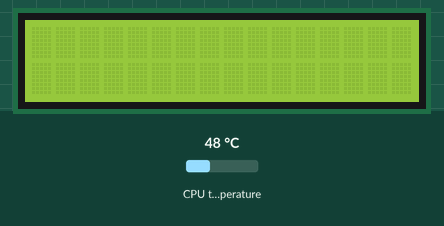
The program below on a simulated Raspberry Pi (BCM pin numbers). On the bench: 16×2 character LCD. The test bench sets the inputs (shaded band); at power-on: CPU temperature 48 °C. System figures (address, load, memory, disk, uptime) are fixed made-up values; library files of the repository ran but are not shown: I2C_LCD_driver.py; what the program prints to the terminal is not drawn.

Above: at 1.4 s.
1.5 s: CPU temperature set to 31 °C
At 2.8 s:
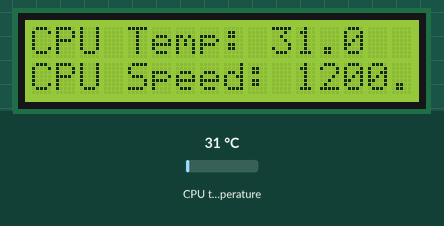
3.1 s: CPU temperature set to 44 °C
At 4.1 s:
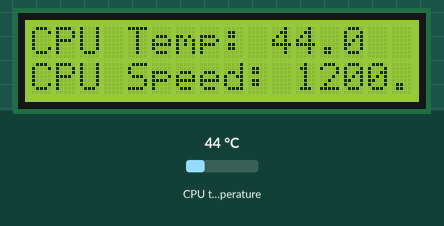
4.6 s: CPU temperature set to 58 °C
At 5.3 s:
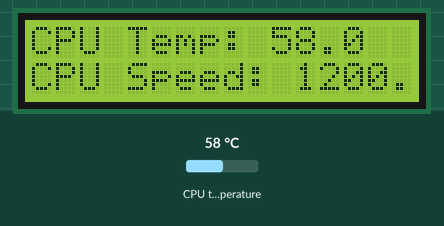
Timing chart, 0 to 7.6 s (numbered marks = the images above; inputs shaded):
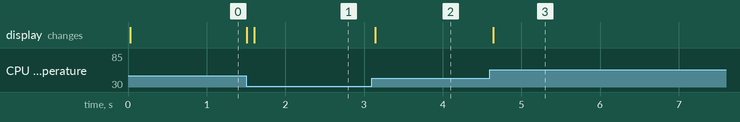

The program:

cpu_status.py
```python
#!/usr/bin/python
# Original code found at:
# https://gist.github.com/DenisFromHR/cc863375a6e19dce359d
# edited by zzeromin
# requires I2C_LCD_driver.py

import I2C_LCD_driver
import os
from time import *

def get_cpu_temp():
        tempFile = open("/sys/class/thermal/thermal_zone0/temp")
        cpu_temp = tempFile.read()
        tempFile.close()
        return float(cpu_temp)/1000

def get_cpu_speed():
        tempFile = open("/sys/devices/system/cpu/cpu0/cpufreq/scaling_cur_freq")
        cpu_speed = tempFile.read()
        tempFile.close()
        return float(cpu_speed)/1000

mylcd = I2C_LCD_driver.lcd()

mylcd.lcd_clear()

old_Temp = new_Temp = get_cpu_temp()
old_Speed = new_Speed = get_cpu_speed()

while 1:
   new_Temp = get_cpu_temp()
   new_Speed = get_cpu_speed()

   if old_Temp != new_Temp or old_Speed != new_Speed :
      old_Temp = new_Temp
      old_Speed = new_Speed
      print "CPU Temp: " + str( new_Temp )
      print "CPU Speed: " + str( new_Speed )
      mylcd.lcd_display_string("CPU Temp: " + str( new_Temp ), 1)
      mylcd.lcd_display_string("CPU Speed: " + str( round( get_cpu_speed() ) ), 2)
      sleep(1)
```

Measured:
- after the input at 1.5 s, the display: first changes at once (image 1 shows a later state)
- after the input at 3.1 s, the display: first changes at once (image 2 shows a later state)
- after the input at 4.6 s, the display: first changes at once (image 3 shows a later state)
